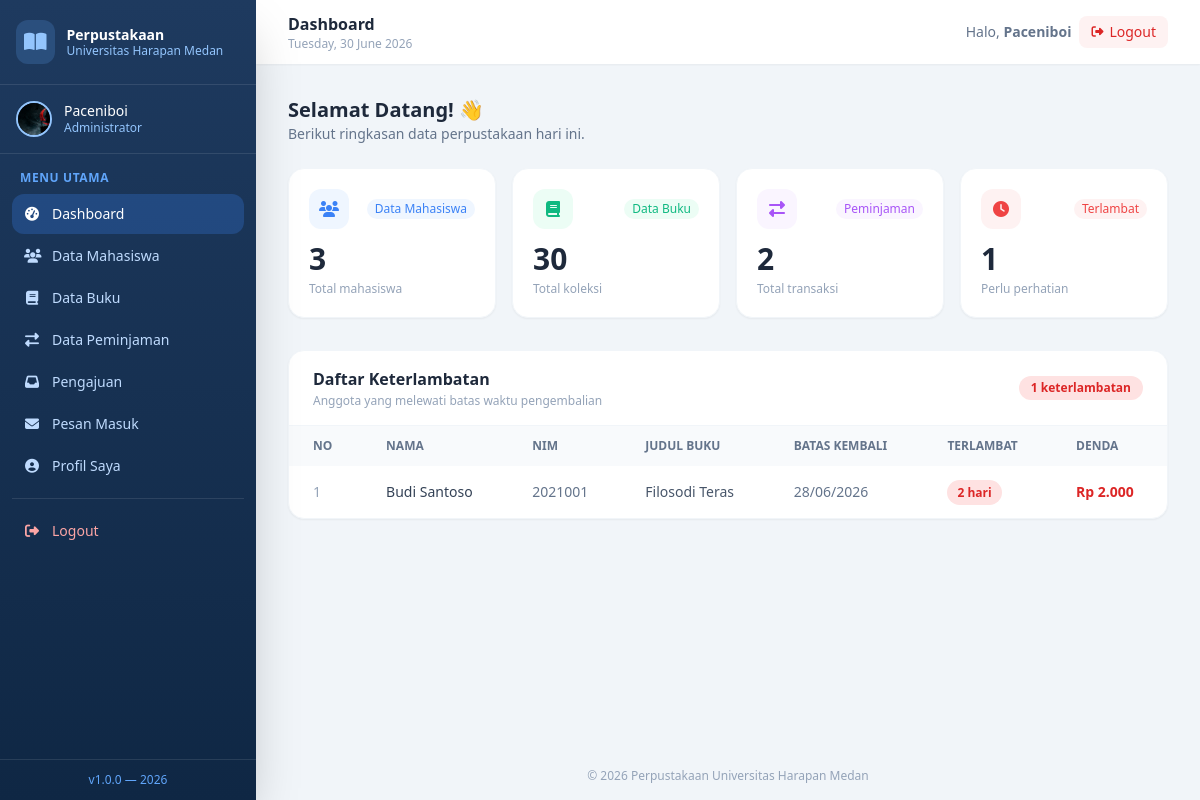
The app's page /perpustakaan/admin/dashboard.php (signed in) with its own data.
### tables this page shows
CREATE TABLE `peminjaman` (
  `id` int(11) NOT NULL,
  `user_id` int(11) NOT NULL,
  `buku_id` int(11) NOT NULL,
  `tanggal_pinjam` date NOT NULL,
  `batas_kembali` date NOT NULL,
  `durasi_hari` int(11) NOT NULL DEFAULT 7,
  `tanggal_kembali` date DEFAULT NULL,
  `status` enum('dipinjam','dikembalikan') NOT NULL DEFAULT 'dipinjam',
  `denda` int(11) NOT NULL DEFAULT 0,
  `denda_per_hari` int(11) NOT NULL DEFAULT 1000
);

CREATE TABLE `users` (
  `id` int(11) NOT NULL,
  `nama` varchar(100) NOT NULL,
  `email` varchar(100) NOT NULL,
  `password` varchar(255) NOT NULL,
  `nim` varchar(20) DEFAULT NULL,
  `foto` varchar(255) DEFAULT NULL,
  `role` enum('admin','mahasiswa') NOT NULL DEFAULT 'mahasiswa',
  `created_at` timestamp NOT NULL DEFAULT current_timestamp()
);

CREATE TABLE `buku` (
  `id` int(11) NOT NULL,
  `kategori_id` int(11) NOT NULL,
  `judul` varchar(200) NOT NULL,
  `penulis` varchar(150) NOT NULL,
  `penerbit` varchar(150) NOT NULL,
  `tahun_terbit` year(4) NOT NULL,
  `stok` int(11) NOT NULL DEFAULT 0,
  `isbn` varchar(20) DEFAULT NULL,
  `foto` varchar(255) DEFAULT NULL,
  `deskripsi` text DEFAULT NULL
);

### perpustakaan/admin/dashboard.php (the view, shortened to what this page needs)
<?php
require_once __DIR__ . '/../config/db.php';
$total_anggota   = $pdo->query("SELECT COUNT(*) FROM users WHERE role='mahasiswa'")->fetchColumn();
$total_buku      = $pdo->query("SELECT COUNT(*) FROM buku")->fetchColumn();
$total_transaksi = $pdo->query("SELECT COUNT(*) FROM peminjaman")->fetchColumn();
$total_terlambat = $pdo->query("SELECT COUNT(*) FROM peminjaman WHERE status='dipinjam' AND batas_kembali < CURDATE()")->fetchColumn();
$terlambat = $pdo->query("
    SELECT u.nama, u.nim, b.judul, p.tanggal_pinjam, p.batas_kembali,
           DATEDIFF(CURDATE(), p.batas_kembali) as hari_terlambat
    FROM peminjaman p
    JOIN users u ON p.user_id = u.id
    JOIN buku b ON p.buku_id = b.id
    WHERE p.status = 'dipinjam' AND p.batas_kembali < CURDATE()
    ORDER BY hari_terlambat DESC
")->fetchAll();
?>
<!DOCTYPE html>
<html lang="id">
<head>
    <script src="https://cdn.tailwindcss.com"></script>
    <link rel="stylesheet" href="https://cdnjs.cloudflare.com/ajax/libs/font-awesome/6.5.0/css/all.min.css">
</head>
<body class="bg-slate-100 font-sans">
<?php require_once __DIR__ . '/includes/sidebar.php'; ?>
<div class="lg:ml-64 min-h-screen flex flex-col">
    <header class="bg-white shadow-sm sticky top-0 z-10">
        <div class="flex items-center justify-between px-4 lg:px-8 py-3">
            <div class="flex items-center gap-3">
                <div>
                    <h2 class="text-slate-800 font-semibold">Dashboard</h2>
                    <p class="text-slate-400 text-xs"><?= date('l, d F Y') ?></p>
                </div>
            </div>
            <div class="flex items-center gap-2">
                <span class="hidden sm:block text-sm text-slate-500">
                    Halo, <strong><?= htmlspecialchars($_SESSION['nama']) ?></strong>
                </span>
                <a href="../auth/logout.php"
                   class="flex items-center gap-1.5 bg-red-50 hover:bg-red-100 text-red-600 text-sm px-3 py-1.5 rounded-lg transition">
                    <i class="fa-solid fa-right-from-bracket text-xs"></i>
                    <span class="hidden sm:inline">Logout</span>
                </a>
            </div>
        </div>
    </header>
    <main class="flex-1 p-4 lg:p-8">
        <div class="mb-6">
            <h3 class="text-slate-800 text-xl font-bold">Selamat Datang! 👋</h3>
            <p class="text-slate-500 text-sm">Berikut ringkasan data perpustakaan hari ini.</p>
        </div>
        <div class="grid grid-cols-2 lg:grid-cols-4 gap-4 mb-8">
            <?php
            $stats = [
                ['label'=>'Data Mahasiswa','sub'=>'Total mahasiswa','nilai'=>$total_anggota,  'icon'=>'fa-users',      'warna'=>'blue',   'link'=>'mahasiswa.php'],
                ['label'=>'Data Buku',     'sub'=>'Total koleksi',  'nilai'=>$total_buku,     'icon'=>'fa-book',       'warna'=>'emerald','link'=>'buku.php'],
                ['label'=>'Peminjaman',    'sub'=>'Total transaksi','nilai'=>$total_transaksi,'icon'=>'fa-right-left', 'warna'=>'purple', 'link'=>'peminjaman.php'],
                ['label'=>'Terlambat',     'sub'=>'Perlu perhatian','nilai'=>$total_terlambat,'icon'=>'fa-clock',      'warna'=>'red',    'link'=>'peminjaman.php'],
            ];
            foreach ($stats as $s):
            ?>
            <div class="card-anim bg-white rounded-2xl p-5 shadow-sm border border-slate-100
                        hover:shadow-md hover:-translate-y-1 transition-all duration-200 cursor-pointer"
                 onclick="window.location='<?= $s['link'] ?>'">
                <div class="flex items-center justify-between mb-3">
                    <div class="w-10 h-10 bg-<?= $s['warna'] ?>-50 rounded-xl flex items-center justify-center">
                        <i class="fa-solid <?= $s['icon'] ?> text-<?= $s['warna'] ?>-500"></i>
                    </div>
                    <span class="text-xs text-<?= $s['warna'] ?>-500 bg-<?= $s['warna'] ?>-50 px-2 py-0.5 rounded-full font-medium">
                        <?= $s['label'] ?>
                    </span>
                </div>
                <p class="text-3xl font-bold text-slate-800"><?= $s['nilai'] ?></p>
                <p class="text-slate-400 text-xs mt-1"><?= $s['sub'] ?></p>
            </div>
            <?php endforeach; ?>
        </div>
        <div class="fade-in bg-white rounded-2xl shadow-sm border border-slate-100 overflow-hidden">
            <div class="flex items-center justify-between px-6 py-4 border-b border-slate-100">
                <div>
                    <h4 class="text-slate-800 font-semibold">Daftar Keterlambatan</h4>
                    <p class="text-slate-400 text-xs mt-0.5">Anggota yang melewati batas waktu pengembalian</p>
                </div>
                <?php if ($total_terlambat > 0): ?>
                <span class="bg-red-100 text-red-600 text-xs font-semibold px-3 py-1 rounded-full pulse-red">
                    <?= $total_terlambat ?> keterlambatan
                </span>
                <?php endif; ?>
            </div>
            <?php if (empty($terlambat)): ?>
            <div class="flex flex-col items-center justify-center py-16 text-center">
                <div class="w-16 h-16 bg-green-50 rounded-full flex items-center justify-center mb-4">
                    <i class="fa-solid fa-circle-check text-green-400 text-2xl"></i>
                </div>
                <p class="text-slate-600 font-medium">Semua buku dikembalikan tepat waktu</p>
                <p class="text-slate-400 text-sm mt-1">Tidak ada keterlambatan saat ini</p>
            </div>
            <?php else: ?>
            <div class="overflow-x-auto">
                <table class="w-full text-sm">
                    <thead class="bg-slate-50 text-slate-500 text-xs uppercase">
                        <tr>
                            <th class="text-left px-6 py-3">No</th>
                            <th class="text-left px-6 py-3">Nama</th>
                            <th class="text-left px-6 py-3 hidden md:table-cell">NIM</th>
                            <th class="text-left px-6 py-3 hidden lg:table-cell">Judul Buku</th>
                            <th class="text-left px-6 py-3">Batas Kembali</th>
                            <th class="text-left px-6 py-3">Terlambat</th>
                            <th class="text-left px-6 py-3">Denda</th>
                        </tr>
                    </thead>
                    <tbody class="divide-y divide-slate-50">
                        <?php foreach ($terlambat as $i => $row): ?>
                        <tr class="hover:bg-slate-50 transition-colors">
                            <td class="px-6 py-4 text-slate-400"><?= $i+1 ?></td>
                            <td class="px-6 py-4 font-medium text-slate-700"><?= htmlspecialchars($row['nama']) ?></td>
                            <td class="px-6 py-4 text-slate-500 hidden md:table-cell"><?= $row['nim'] ?? '-' ?></td>
                            <td class="px-6 py-4 text-slate-600 hidden lg:table-cell"><?= htmlspecialchars($row['judul']) ?></td>
                            <td class="px-6 py-4 text-slate-500"><?= date('d/m/Y', strtotime($row['batas_kembali'])) ?></td>
                            <td class="px-6 py-4">
                                <span class="bg-red-100 text-red-600 text-xs font-semibold px-2.5 py-1 rounded-full">
                                    <?= $row['hari_terlambat'] ?> hari
                                </span>
                            </td>
                            <td class="px-6 py-4 font-semibold text-red-600">
                                Rp <?= number_format($row['hari_terlambat'] * 1000, 0, ',', '.') ?>
                            </td>
                        </tr>
                        <?php endforeach; ?>
                    </tbody>
                </table>
            </div>
            <?php endif; ?>
        </div>
    </main>
    <footer class="text-center py-4 text-slate-400 text-xs">
        &copy; <?= date('Y') ?> Perpustakaan Universitas Harapan Medan
    </footer>
</div>
</body>
</html>

### perpustakaan/admin/dashboard.php (style rules this page uses)
.card-anim { animation: fadeInUp 0.5s ease forwards; opacity:0; }
.card-anim:nth-child(1) { animation-delay:.1s }
.card-anim:nth-child(2) { animation-delay:.2s }
.card-anim:nth-child(3) { animation-delay:.3s }
.card-anim:nth-child(4) { animation-delay:.4s }
.fade-in { animation: fadeIn 0.6s ease 0.5s forwards; opacity:0; }

### records on screen
peminjaman: user.nama "Budi Santoso", user.nim "2021001", buku.judul "Filosodi Teras", batas_kembali "28/06/2026", hari_terlambat "2", hari_terlambat "2.000"

### other values on screen
$_SESSION['nama'] "Paceniboi"
$menu['label'] "Dashboard"
$menu['label'] "Data Mahasiswa"
$menu['label'] "Data Buku"
$menu['label'] "Data Peminjaman"
$menu['label'] "Pengajuan"
$menu['label'] "Pesan Masuk"
$menu['label'] "Profil Saya"
$s['label'] "Data Mahasiswa"
$s['nilai'] "3"
$s['sub'] "Total mahasiswa"
$s['label'] "Data Buku"
$s['nilai'] "30"
$s['sub'] "Total koleksi"
$s['label'] "Peminjaman"
